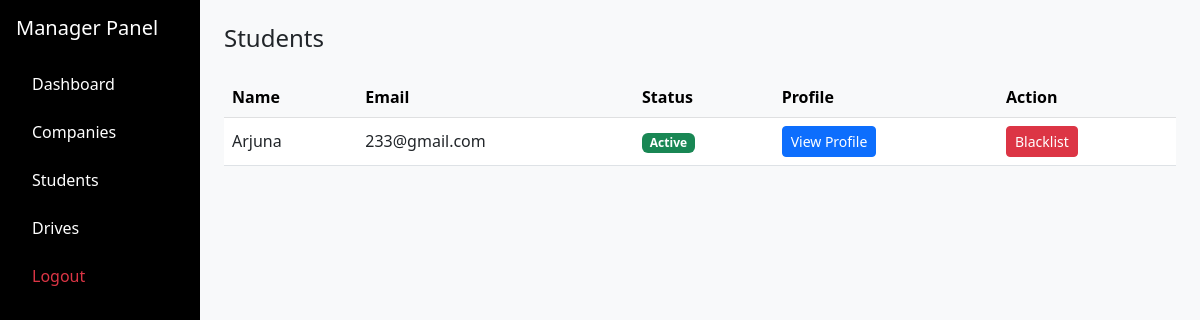
Page /manager/students (signed in) on the earlier database version.
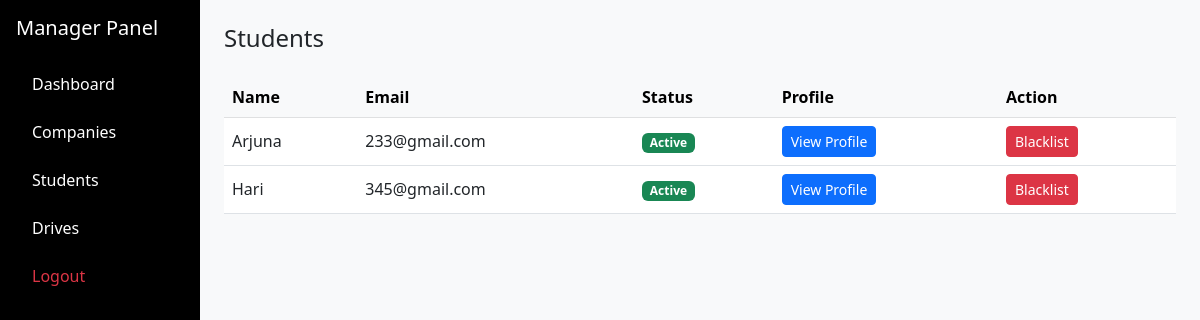
Same page on the later database version.
### application/models.py (models this page shows)
class User(db.Model, UserMixin):
    id = db.Column(db.Integer, primary_key=True)
    username = db.Column(db.String(80), unique=True, nullable=False)
    email = db.Column(db.String(120), unique=True, nullable=False)
    name = db.Column(db.String(120), nullable=False)
    password = db.Column(db.String(200), nullable=False)
    type = db.Column(db.String, nullable=False, default="user")
    isBlacklisted = db.Column(db.Boolean, nullable=False, default=False)
    student = db.relationship('Student', backref='user', uselist=False)

### application/controllers.py (the view)
@app.route("/manager/students")
@login_required
def manager_students():
    if current_user.type != "manager":
        flash("Access denied", "danger")
        return redirect("/login")
    students = User.query.filter_by(type="student").all()
    return render_template("students.html", students=students)

### app.py (called while the page is built)
def create_app():
    app = Flask(__name__)
    app.config['SECRET_KEY'] = "afgjke12359754iloyuremane45j"
    app.config['SQLALCHEMY_DATABASE_URI'] = 'sqlite:///placement_portal.sqlite3'
    app.config['SQLALCHEMY_TRACK_MODIFICATIONS'] = False
    app.debug = True
    db.init_app(app)
    login_manager.init_app(app)
    login_manager.login_view = "login"
    @login_manager.user_loader
    def load_user(user_id):
        if not user_id:
            return None
        try:
            uid = int(user_id)
        except Exception:
            return None
        user = User.query.get(uid)
        if user:
            return user
        return Company.query.get(uid)
    return app

### templates/students.html (shortened to what this page needs)
<!DOCTYPE html>
<html>
<head>
<link href="https://cdn.jsdelivr.net/npm/bootstrap@5.3.0/dist/css/bootstrap.min.css" rel="stylesheet">
</head>
<body class="bg-light">
<div class="container-fluid">
<div class="row">
<div class="col-md-3 col-lg-2 bg-black text-white min-vh-100 p-3">
<h5 class="mb-4">Manager Panel</h5>
<ul class="nav flex-column">
<li class="nav-item mb-2"><a href="/manager" class="nav-link text-white">Dashboard</a></li>
<li class="nav-item mb-2"><a href="/manager/companies" class="nav-link text-white">Companies</a></li>
<li class="nav-item mb-2"><a href="/manager/students" class="nav-link text-white">Students</a></li>
<li class="nav-item mb-2"><a href="/manager/drives" class="nav-link text-white">Drives</a></li>
<li class="nav-item"><a href="/logout" class="nav-link text-danger">Logout</a></li>
</ul>
</div>
<div class="col-md-9 col-lg-10 p-4">
<h4 class="mb-4">Students</h4>
<div class="table-responsive">
<table class="table table-hover align-middle">
<thead class="table-light">
<tr>
<th>Name</th>
<th>Email</th>
<th>Status</th>
<th>Profile</th>
<th>Action</th>
</tr>
</thead>
<tbody>
{% for student in students %}
<tr>
<td>{{student.name}}</td>
<td>{{student.email}}</td>
<td>
{% if student.isBlacklisted %}
<span class="badge bg-danger">Blacklisted</span>
{% else %}
<span class="badge bg-success">Active</span>
{% endif %}
</td>
<td>
<a href="/manager/student/{{student.id}}" class="btn btn-primary btn-sm">
View Profile
</a>
</td>
<td>
{% if student.isBlacklisted %}
<a href="/manager/student/whitelist/{{student.id}}" class="btn btn-success btn-sm">
Whitelist
</a>
{% else %}
<a href="/manager/student/blacklist/{{student.id}}" class="btn btn-danger btn-sm">
Blacklist
</a>
{% endif %}
</td>
</tr>
{% endfor %}
</tbody>
</table>
</div>
</div>
</div>
</body>
</html>

Differences in the rows shown:
added User: name "Hari", email "345@gmail.com", isBlacklisted "Active"
